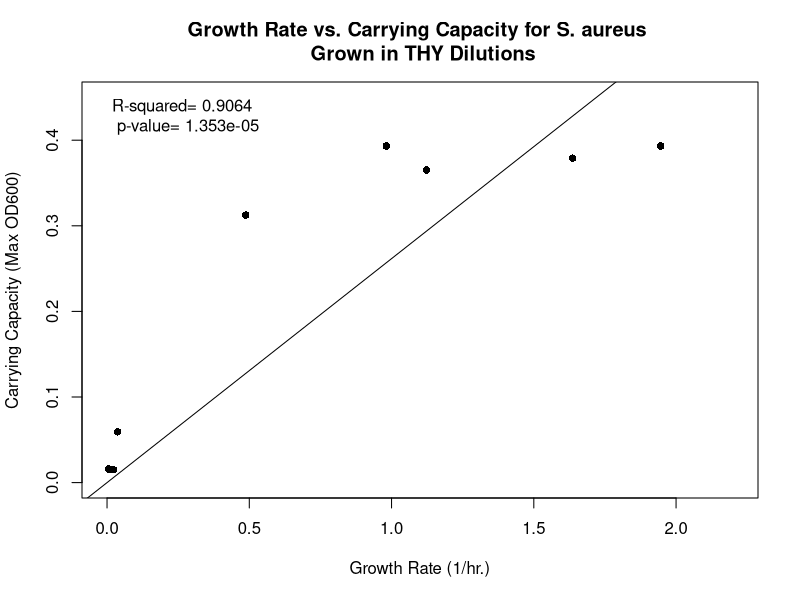
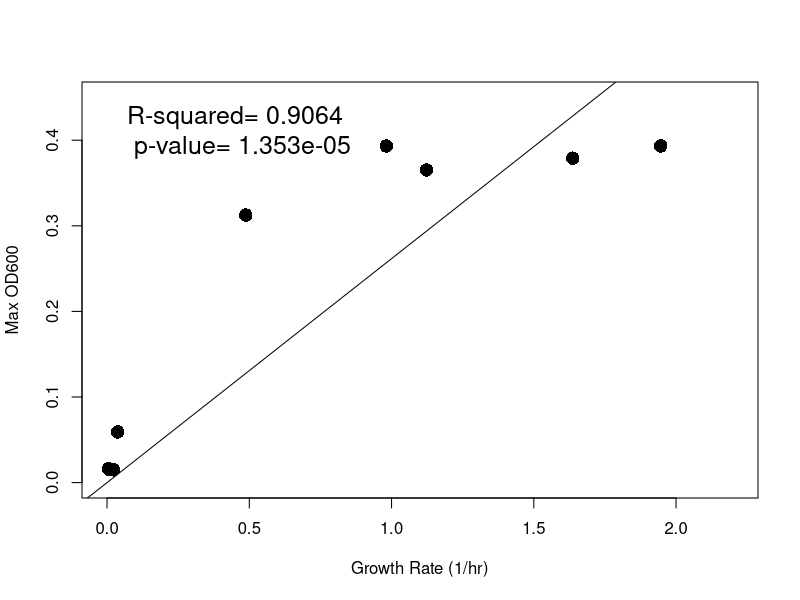
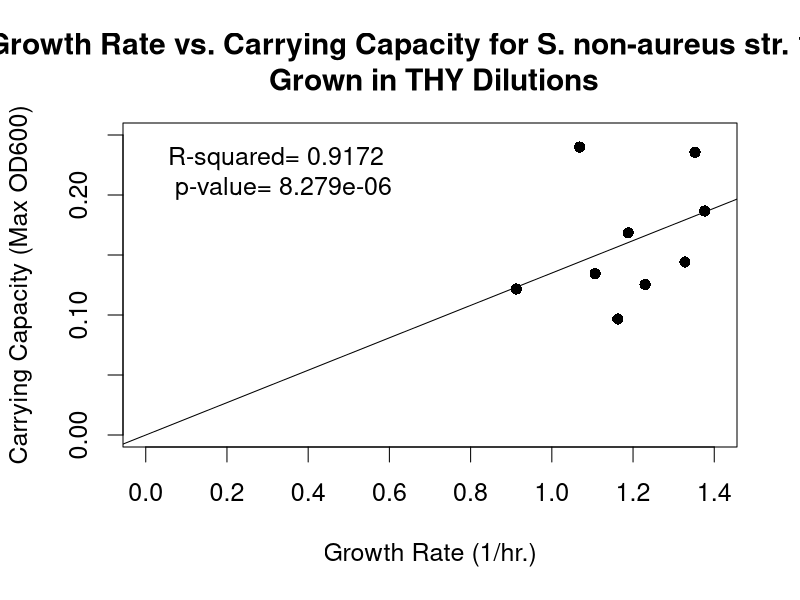
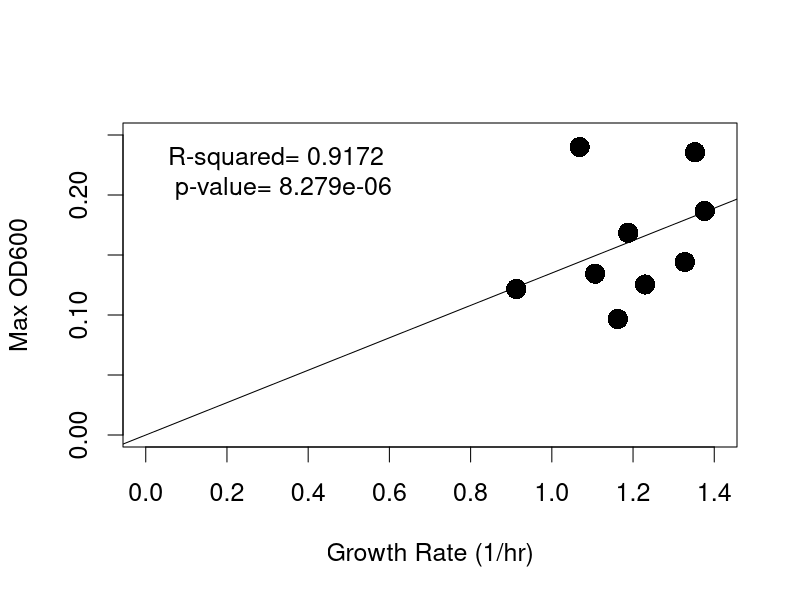
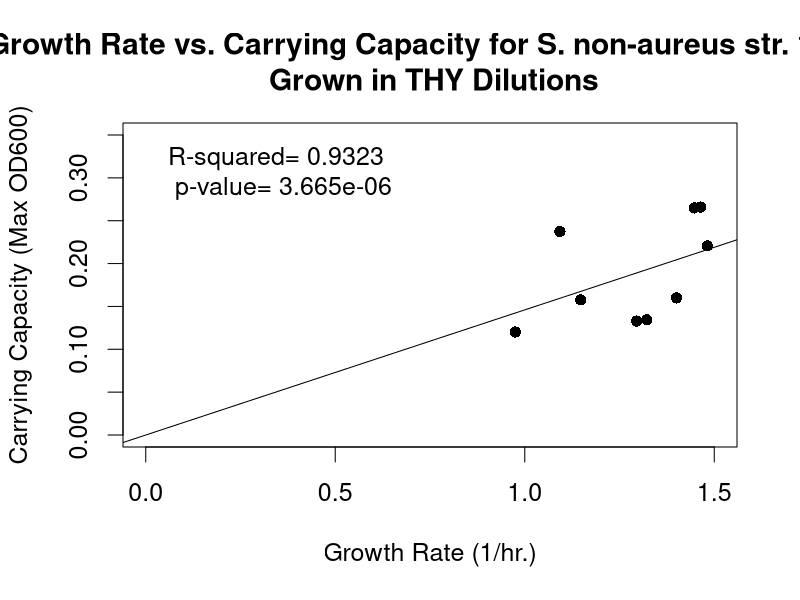
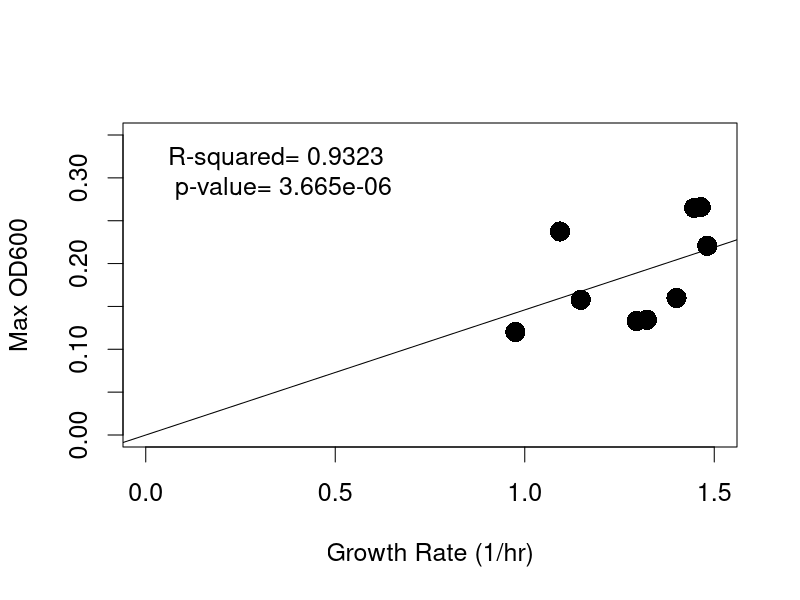
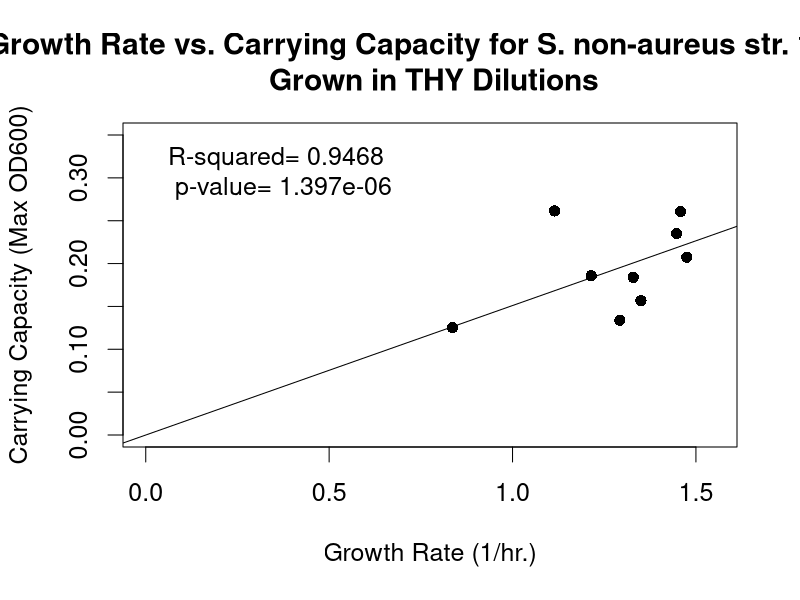
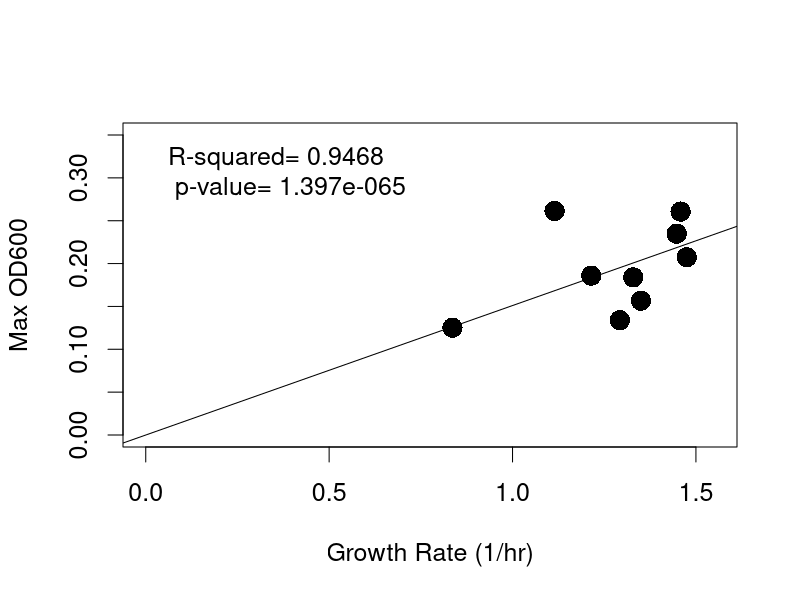

R code for these plots, in order:
#Last run 04/10/2020

#Clear Workspace 
rm(list=ls())

#################################################
#Create scatterplots for GR-CC relationships 
#################################################
# #C. tuberculostearicum 
# 
# GR_Ct <- c(0,
#            0,
#            0,
#            0.128025,
#            0.5942,
#            0.7467,
#            0.777525,
#            0.813525,
#            0.8183)
# Max_Ct <- c(0,
#             0,
#             0,
#             0.112333333,
#             0.301416667,
#             0.486666667,
#             0.550416667,
#             0.611666667,
#             0.591166667)
# 
# DF_Ct <- data.frame(GR_Ct, Max_Ct)
# DF_Ct
# 
# #Generate a linear regression model of the two variables with the lm function 
# Ct.lm <- lm(Max_Ct ~ GR_Ct + 1, data=DF_Ct)
# Ct.lm2 <- lm(Max_Ct ~ 0 + GR_Ct, data=DF_Ct) #Tells the lm() to fit the line through the origin
# summary(Ct.lm)
# summary(Ct.lm2)
# #Adjusted R-squared:  0.9864 
# #p-value: 5.952e-09
# 
# #Create scatter plot of points using plot function
# plot(GR_Ct, Max_Ct,
#      xlab="Growth Rate (1/hr.)",
#      ylab="Carrying Capacity (Max OD600)",
#      xlim= c(0, 0.9),
#      ylim= c(0, 0.65),
#      main="Growth Rate vs. Carrying Capacity for C. tuberculostearicum \n Grown in THY Dilutions",
#      pch=16)
# 
# abline(lm(Ct.lm2))
# legend("topleft", bty="n", legend= paste("R-squared= 0.9864 \n p-value= 5.952e-09"))
# 
# #Create scatter plot of points using plot function - without graph labels 
# plot(GR_Ct, Max_Ct,
#      xlab= "Growth Rate (1/hr)",
#      ylab= "Max OD600",
#      xlim= c(0, 0.9),
#      ylim= c(0, 0.65),
#      cex= 1.8,
#      pch=16)
# 
# abline(lm(Ct.lm2))
# op <- par(cex= 1.5)
# legend("topleft", bty="n", legend= paste("R-squared= 0.9864 \n p-value= 5.952e-09"))


###############################################################################################################333                                        
#S. aureus 

GR_Sa <- c(1.946225,
           1.6369,
           0.981725,
           1.123,
           0.487675,
           0.037425,
           0.005175,
           0.006975,
           0.02295)
Max_Sa <- c(0.39325,
            0.379,
            0.39325,
            0.36525,
            0.3125,
            0.05925,
            0.016,
            0.0155,
            0.015)

DF_Sa <- data.frame(GR_Sa, Max_Sa)
DF_Sa

#Generate a linear regression model of the two variables with the lm function
Sa.lm <- lm(Max_Sa ~ GR_Sa+1, data=DF_Sa)
Sa.lm2 <- lm(Max_Sa ~ 0+GR_Sa, data=DF_Sa) #Tells the lm() to fit the line through the origin
summary(Sa.lm)
summary(Sa.lm2)
#Adjusted R-squared: 0.9064 
#p-value: 1.353e-05

#Create scatter plot of points using plot funSaion
plot(GR_Sa, Max_Sa,
     xlab="Growth Rate (1/hr.)",
     ylab="Carrying Capacity (Max OD600)",
     xlim= c(0, 2.2),
     ylim= c(0, 0.45),
     main="Growth Rate vs. Carrying Capacity for S. aureus \n Grown in THY Dilutions",
     pch=16)

abline(lm(Sa.lm2))
legend("topleft", bty="n", legend= paste("R-squared= 0.9064 \n p-value= 1.353e-05"))

#Create scatter plot of points using plot function - without graph labels 
plot(GR_Sa, Max_Sa,
     xlab= "Growth Rate (1/hr)",
     ylab= "Max OD600",
     xlim= c(0, 2.2),
     ylim= c(0, 0.45),
     cex= 1.8,
     pch=16)

abline(lm(Sa.lm2))
op <- par(cex= 1.5)
legend("topleft", bty="n", legend= paste("R-squared= 0.9064 \n p-value= 1.353e-05"))

##############################################################################################################
#S. non-aureus str. 1839

GR_Sna1839 <- c(1.06845,
                1.1066,
                1.327725,
                1.187875,
                1.352575,
                1.376575,
                1.22965,
                1.162675,
                0.912375)
Max_Sna1839 <- c(0.239916667,
                 0.134416667,
                 0.144166667,
                 0.168416667,
                 0.235666667,
                 0.186666667,
                 0.125416667,
                 0.096666667,
                 0.121666667)

DF_Sna1839 <- data.frame(GR_Sna1839, Max_Sna1839)
DF_Sna1839

#Generate a linear regression model of the two variables with the lm function 
Sna1839.lm <- lm(Max_Sna1839 ~ 1+GR_Sna1839, data=DF_Sna1839)
Sna1839.lm2 <- lm(Max_Sna1839 ~ 0+GR_Sna1839, data=DF_Sna1839) #Tells the lm() to fit the line through the origin
summary(Sna1839.lm)
summary(Sna1839.lm2)
#Adjusted R-squared:  0.9172
#p-value: 8.279e-06

#Create scatter plot of points using plot funSna1839ion
plot(GR_Sna1839, Max_Sna1839,
     xlab="Growth Rate (1/hr.)",
     ylab="Carrying Capacity (Max OD600)",
     xlim= c(0, 1.4),
     ylim= c(0, 0.25),
     main="Growth Rate vs. Carrying Capacity for S. non-aureus str. 1839 \n Grown in THY Dilutions",
     pch=16)

abline(lm(Sna1839.lm2))
legend("topleft", bty="n", legend= paste("R-squared= 0.9172 \n p-value= 8.279e-06"))

#Create scatter plot of points using plot function - without graph labels 
plot(GR_Sna1839, Max_Sna1839,
     xlab= "Growth Rate (1/hr)",
     ylab= "Max OD600",
     xlim= c(0, 1.4),
     ylim= c(0, 0.25),
     cex= 1.8,
     pch=16)

abline(lm(Sna1839.lm2))
op <- par(cex= 1.5)
legend("topleft", bty="n", legend= paste("R-squared= 0.9172 \n p-value= 8.279e-06"))


#####################################################################################################################
#S. non-aureus str. 1850 

GR_Sna1850 <- c(1.0928,
                1.14775,
                1.322075,
                1.446975,
                1.464275,
                1.481625,
                1.400375,
                1.295125,
                0.9751)
Max_Sna1850 <- c(0.237416667,
                 0.157666667,
                 0.134416667,
                 0.264916667,
                 0.265916667,
                 0.220666667,
                 0.159916667,
                 0.132941667,
                 0.120166667)

DF_Sna1850 <- data.frame(GR_Sna1850, Max_Sna1850)
DF_Sna1850

#Generate a linear regression model of the two variables with the lm function 
Sna1850.lm <- lm(Max_Sna1850 ~ 1+GR_Sna1850, data=DF_Sna1850)
Sna1850.lm2 <- lm(Max_Sna1850 ~ 0+GR_Sna1850, data=DF_Sna1850) #Tells the lm() to fit the line through the origin
summary(Sna1850.lm)
summary(Sna1850.lm2)
#Adjusted R-squared:  0.9323
#p-value: 3.665e-06

#Create scatter plot of points using plot funSna1850ion
plot(GR_Sna1850, Max_Sna1850,
     xlab="Growth Rate (1/hr.)",
     ylab="Carrying Capacity (Max OD600)",
     xlim= c(0, 1.5),
     ylim= c(0, 0.35),
     main="Growth Rate vs. Carrying Capacity for S. non-aureus str. 1850 \n Grown in THY Dilutions",
     pch=16)

abline(lm(Sna1850.lm2))
legend("topleft", bty="n", legend= paste("R-squared= 0.9323 \n p-value= 3.665e-06"))


#Create scatter plot of points using plot function - without graph labels 
plot(GR_Sna1850, Max_Sna1850,
     xlab= "Growth Rate (1/hr)",
     ylab= "Max OD600",
     xlim= c(0, 1.5),
     ylim= c(0, 0.35),
     cex= 1.8,
     pch=16)

abline(lm(Sna1850.lm2))
op <- par(cex= 1.5)
legend("topleft", bty="n", legend= paste("R-squared= 0.9323 \n p-value= 3.665e-06"))

################################################################################################################
#S. non-aureus str. 1867

GR_Sna1867 <- c(1.11455,
                1.2146,
                1.350025,
                1.44755,
                1.4582,
                1.474875,
                1.32915,
                1.292675,
                0.836225)
Max_Sna1867 <- c(0.261416667,
                 0.185916667,
                 0.156666667,
                 0.234916667,
                 0.260666667,
                 0.207416667,
                 0.183916667,
                 0.133916667,
                 0.125166667)

DF_Sna1867 <- data.frame(GR_Sna1867, Max_Sna1867)
DF_Sna1867

#Generate a linear regression model of the two variables with the lm function
Sna1867.lm <- lm(Max_Sna1867 ~ 1+GR_Sna1867, data=DF_Sna1867)
Sna1867.lm2 <- lm(Max_Sna1867 ~ 0+GR_Sna1867, data=DF_Sna1867) #Tells the lm() to fit the line through the origin
summary(Sna1867.lm)
summary(Sna1867.lm2)
#Adjusted R-squared:  0.9468 
#p-value: 1.397e-06

#Create scatter plot of points using plot funSna1867ion
plot(GR_Sna1867, Max_Sna1867,
     xlab="Growth Rate (1/hr.)",
     ylab="Carrying Capacity (Max OD600)",
     xlim= c(0, 1.55),
     ylim= c(0, 0.35),
     main="Growth Rate vs. Carrying Capacity for S. non-aureus str. 1867 \n Grown in THY Dilutions",
     pch=16)

abline(lm(Sna1867.lm2))
legend("topleft", bty="n", legend= paste("R-squared= 0.9468 \n p-value= 1.397e-06"))


#Create scatter plot of points using plot function - without graph labels 
plot(GR_Sna1867, Max_Sna1867,
     xlab= "Growth Rate (1/hr)",
     ylab= "Max OD600",
     xlim= c(0, 1.55),
     ylim= c(0, 0.35),
     cex= 1.8,
     pch=16)

abline(lm(Sna1867.lm2))
op <- par(cex= 1.5)
legend("topleft", bty="n", legend= paste("R-squared= 0.9468 \n p-value= 1.397e-065"))


#######################################################################################################################
#C. pseudodiphtheriticum 

GR_Cp <- c(0,
           0.0849,
           0.06125,
           0.2752,
           0.4951,
           0.4856,
           0.34105,
           0.227625,
           0.30045)
Max_Cp <- c(0.004666667,
            0.028916667,
            0.089666667,
            0.113166667,
            0.180666667,
            0.163416667,
            0.105166667,
            0.130916667,
            0.163416667)

DF_Cp <- data.frame(GR_Cp, Max_Cp)
DF_Cp

#Generate a linear regression model of the two variables with the lm function 
Cp.lm <- lm(Max_Cp ~ 1+GR_Cp, data=DF_Cp)
Cp.lm2 <- lm(Max_Cp ~ 0+GR_Cp, data=DF_Cp) #Tells the lm() to fit the line through the origin
summary(Cp.lm)
summary(Cp.lm2)
#Adjusted R-squared:  0.9179
#p-value: 7.982e-06

#Create scatter plot of points using plot funCpion
plot(GR_Cp, Max_Cp,
     xlab="Growth Rate (1/hr.)",
     ylab="Carrying Capacity (Max OD600)",
     xlim= c(0, 0.55),
     ylim= c(0, 0.2),
     cex= 1.5,
     main="Growth Rate vs. Carrying Capacity for C. pseudodiphtheriticum \n Grown in THY Dilutions",
     pch=16)

abline(lm(Cp.lm2))
legend("topleft", bty="n", legend= paste("R-squared= 0.9179 \n p-value= 7.982e-06"))

#Create scatter plot of points using plot function - without graph labels 
plot(GR_Cp, Max_Cp,
     xlab= "Growth Rate (1/hr)",
     ylab= "Max OD600",
     xlim= c(0, 0.55),
     ylim= c(0, 0.2),
     cex= 1.8,
     pch=16)

abline(lm(Cp.lm2))
op <- par(cex= 1.5)
legend("topleft", bty="n", legend= paste("R-squared= 0.9179 \n p-value= 7.982e-06"))